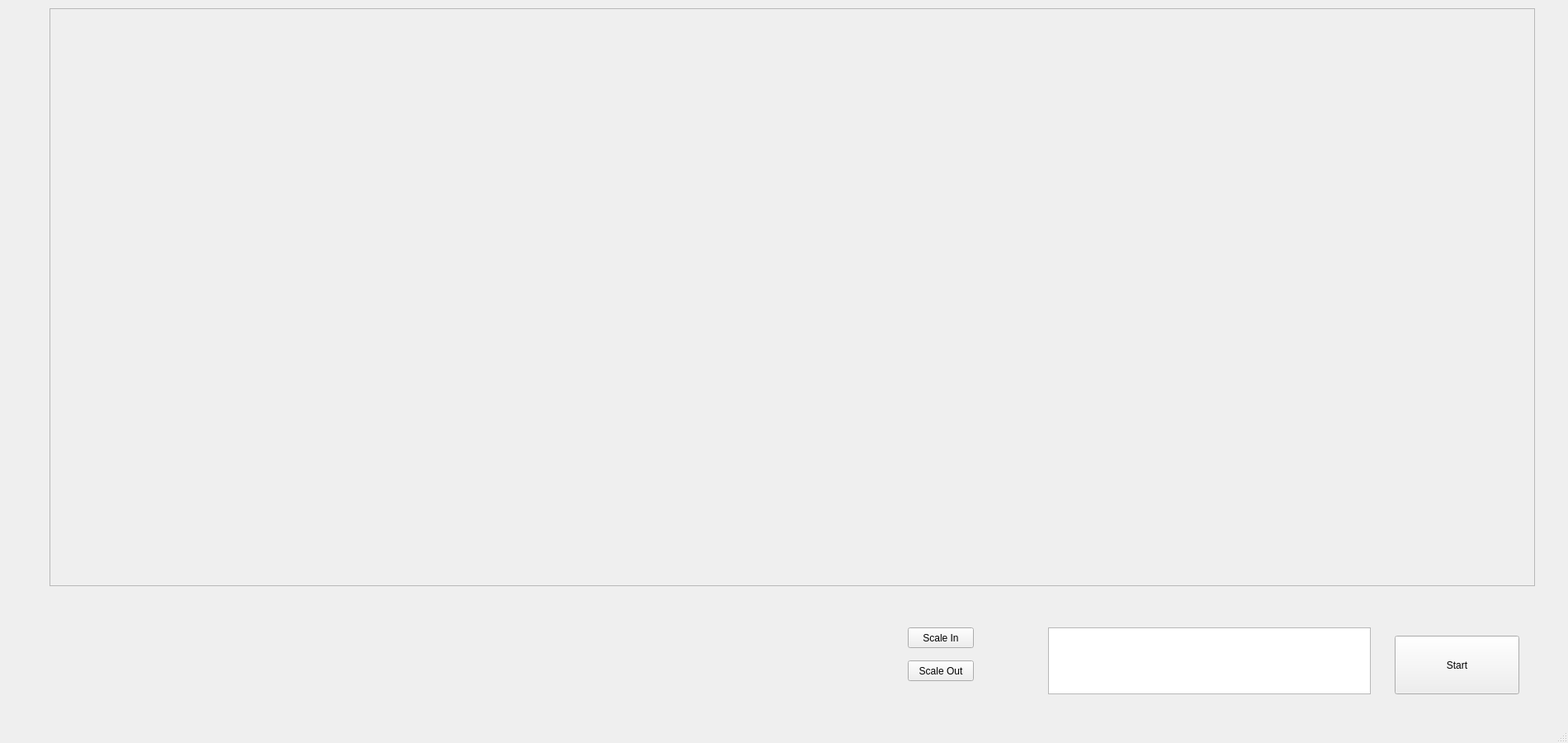
<?xml version="1.0" encoding="UTF-8"?>
<ui version="4.0">
 <class>MainWindow</class>
 <widget class="QMainWindow" name="MainWindow">
  <property name="geometry">
   <rect>
    <x>0</x>
    <y>0</y>
    <width>1900</width>
    <height>900</height>
   </rect>
  </property>
  <property name="windowTitle">
   <string>MainWindow</string>
  </property>
  <widget class="QWidget" name="centralwidget">
   <widget class="QPushButton" name="pushButton_start">
    <property name="geometry">
     <rect>
      <x>1690</x>
      <y>770</y>
      <width>151</width>
      <height>71</height>
     </rect>
    </property>
    <property name="text">
     <string>Start</string>
    </property>
   </widget>
   <widget class="QPlainTextEdit" name="plainTextEdit_input">
    <property name="geometry">
     <rect>
      <x>1270</x>
      <y>760</y>
      <width>391</width>
      <height>81</height>
     </rect>
    </property>
   </widget>
   <widget class="QLabel" name="label_message">
    <property name="geometry">
     <rect>
      <x>310</x>
      <y>740</y>
      <width>731</width>
      <height>101</height>
     </rect>
    </property>
    <property name="text">
     <string/>
    </property>
   </widget>
   <widget class="QScrollArea" name="scrollArea">
    <property name="geometry">
     <rect>
      <x>60</x>
      <y>10</y>
      <width>1800</width>
      <height>700</height>
     </rect>
    </property>
    <property name="widgetResizable">
     <bool>true</bool>
    </property>
    <widget class="QWidget" name="scrollAreaWidgetContents">
     <property name="geometry">
      <rect>
       <x>0</x>
       <y>0</y>
       <width>1798</width>
       <height>698</height>
      </rect>
     </property>
    </widget>
   </widget>
   <widget class="QPushButton" name="scaleIn">
    <property name="geometry">
     <rect>
      <x>1100</x>
      <y>760</y>
      <width>80</width>
      <height>25</height>
     </rect>
    </property>
    <property name="text">
     <string>Scale In</string>
    </property>
   </widget>
   <widget class="QPushButton" name="scaleOut">
    <property name="geometry">
     <rect>
      <x>1100</x>
      <y>800</y>
      <width>80</width>
      <height>25</height>
     </rect>
    </property>
    <property name="text">
     <string>Scale Out</string>
    </property>
   </widget>
  </widget>
  <widget class="QMenuBar" name="menubar">
   <property name="geometry">
    <rect>
     <x>0</x>
     <y>0</y>
     <width>1900</width>
     <height>22</height>
    </rect>
   </property>
  </widget>
  <widget class="QStatusBar" name="statusbar"/>
 </widget>
 <resources/>
 <connections/>
</ui>
